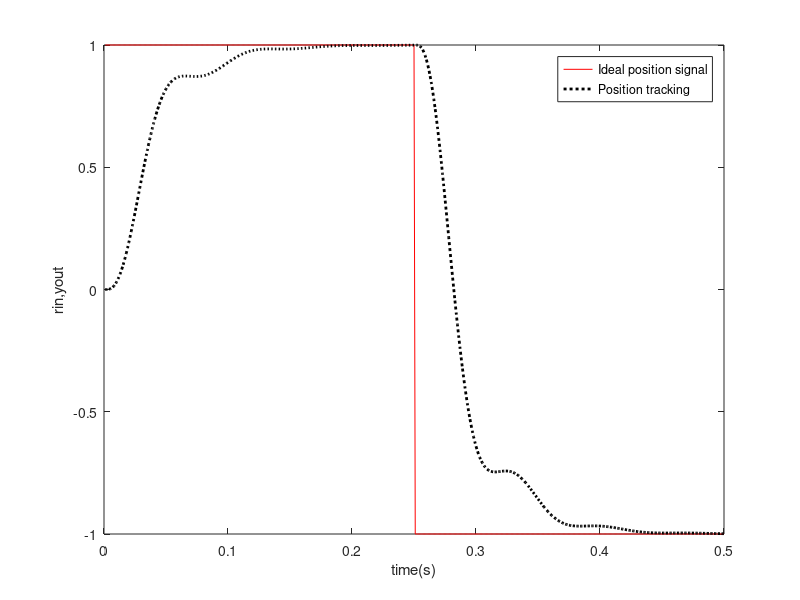

Here is the MATLAB script that generated this plot:
% PID Controller Z变换
clear all;
close all;

ts = 0.001;
sys = tf(5.235e005,[1,87.35,1.047e004,0]);
dsys = c2d(sys,ts,'z');
[num,den] = tfdata(dsys,'v');

u_1 = 0.0;u_2 = 0.0;u_3 = 0.0;
y_1 = 0.0;y_2 = 0.0;y_3 = 0.0;
x = [0,0,0]';
error_1 = 0;
for k = 1:1:500
    time(k) = k*ts;
    s=2;
    if s==1
        kp=0.50;ki=0.001;kd=0.001;
        rin(k)=1;             % step signal
    elseif s==2
        kp=0.50;ki=0.001;kd=0.001;
        rin(k)=sign(sin(2*2*pi*k*ts));    % square wave signal
    elseif s==3
        kp=1.50;ki=1.0;kd=0.01;       
        rin(k)=0.5*sin(2*2*pi*k*ts);    % sine signal 
    end
    
    u(k) = kp*x(1)+kd*x(2)+ki*x(3); % PID Controller
    % Restricting the output of controller
    if u(k)>=10
        u(k) = 10;
    end
    if u(k)<=-10
        u(k) = -10;
    end
    % Linear model
    yout(k)=-den(2)*y_1-den(3)*y_2-den(4)*y_3+num(2)*u_1+num(3)*u_2+num(4)*u_3;% den(1) = 1, num(1) = 0
    
    error(k) = rin(k)-yout(k);
    
    % Return of parameters
    u_3 = u_2;u_2 = u_1;u_1 = u(k);
    y_3 = y_2;y_2 = y_1;y_1 = yout(k);
    
    x(1) = error(k);                       % Calculating P
    x(2) = (error(k)-error_1)/ts;          % Calculating D
    x(3) = x(3)+error(k)*ts;               % Calculating I
    
    error_1 = error(k);
end
figure(1);
plot(time,rin,'r',time,yout,'k:','linewidth',2);
xlabel('time(s)'),ylabel('rin,yout');
legend('Ideal position signal','Position tracking');
